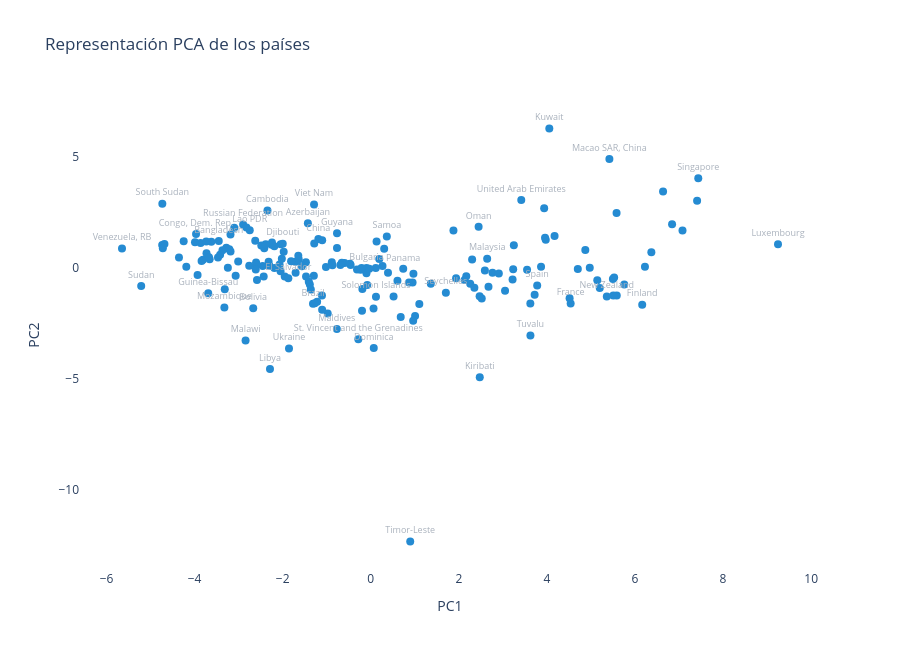

Here is the notebook cell this chart was saved with:
### Code cell
fig = px.scatter(
    cluster_pca_2024,
    x="PC1",
    y="PC2",
    text="label",
    hover_name="country",
    hover_data={
        "iso3": True,
        "region": True,
        "PC1": ":.2f",
        "PC2": ":.2f",
        "pc1_group": False,
        "label": False
    },
    title="Representación PCA de los países"
)

fig.update_traces(
    marker=dict(
        size=8,
        color="#258BD2"
    ),
    textposition="top center",
    textfont=dict(
        size=9,
        color="#AAB2BD"
    )
)

fig.update_layout(
    height=650,
    plot_bgcolor="white",
    paper_bgcolor="white"
)

fig.show()

### Figure 1 — Plotly figure (JSON) as saved in the notebook; plotly's stock layout.template omitted (floating-point values rounded to 4 significant figures; data arrays with more than 128 entries replaced by an {"elided": "..."} marker saying what was removed)
{"data": [{"customdata": {"elided": "191x4 str values"}, "hovertemplate": "<b>%{hovertext}</b><br><br>PC1=%{x:.2f}<br>PC2=%{y:.2f}<br>iso3=%{customdata[0]}<br>region=%{customdata[1]}<extra></extra>", "hovertext": {"elided": "191 str values"}, "legendgroup": "", "marker": {"color": "#258BD2", "size": 8, "symbol": "circle"}, "mode": "markers+text", "name": "", "orientation": "v", "showlegend": false, "text": {"elided": "191 str values"}, "textfont": {"color": "#AAB2BD", "size": 9}, "textposition": "top center", "type": "scatter", "x": {"elided": "191 float values"}, "xaxis": "x", "y": {"elided": "191 float values"}, "yaxis": "y"}], "layout": {"height": 650, "legend": {"tracegroupgap": 0}, "paper_bgcolor": "white", "plot_bgcolor": "white", "title": {"text": "Representación PCA de los países"}, "xaxis": {"anchor": "y", "domain": [0, 1], "title": {"text": "PC1"}}, "yaxis": {"anchor": "x", "domain": [0, 1], "title": {"text": "PC2"}}}}
